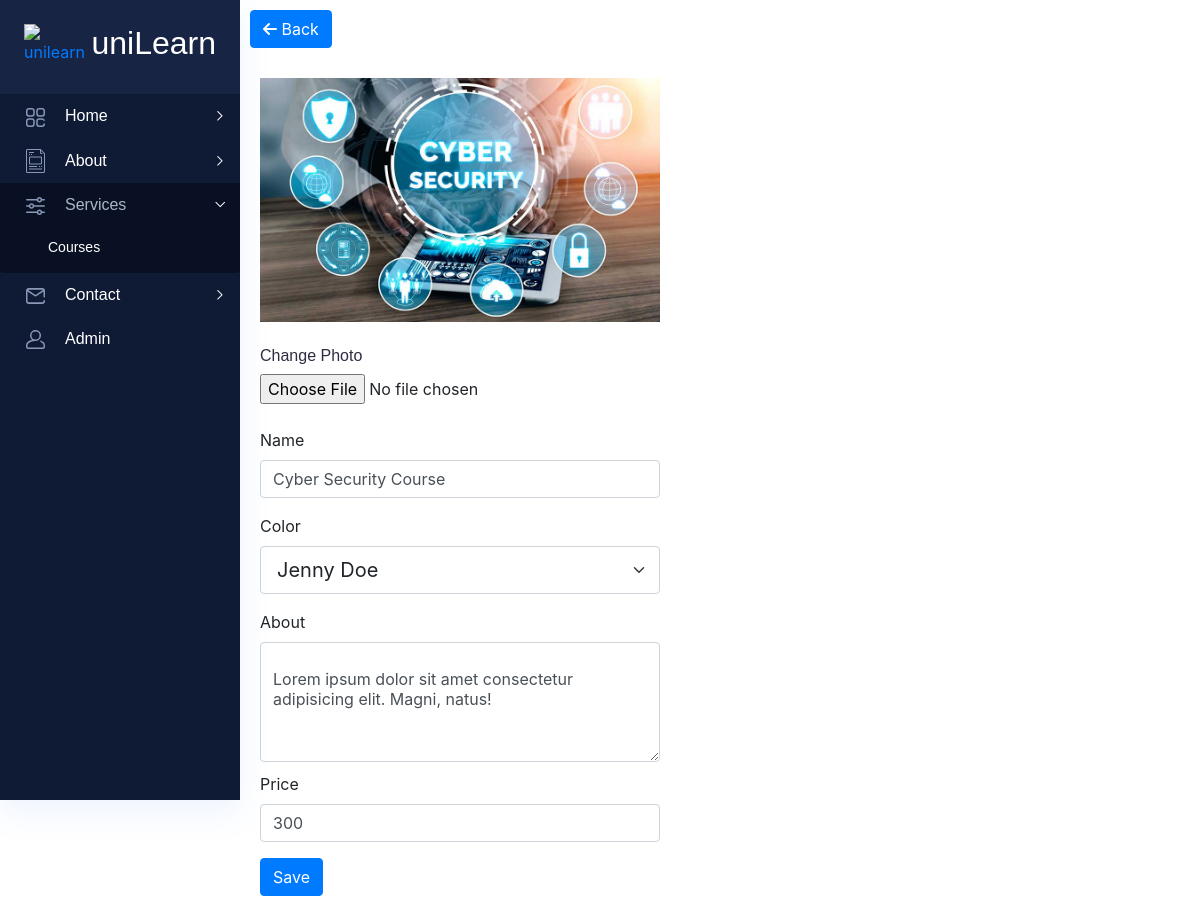
Screenshot of /admin/edit-courses.php?id=1 (signed in) with the database file from the repository.
### tables this page shows
CREATE TABLE IF NOT EXISTS `courses` (
  `id` int(11) NOT NULL AUTO_INCREMENT,
  `name` varchar(50) NOT NULL DEFAULT '0',
  `teacher` varchar(50) NOT NULL DEFAULT '0',
  `about` varchar(500) NOT NULL DEFAULT '0',
  `price` varchar(50) NOT NULL DEFAULT '0',
  `image` varchar(50) NOT NULL DEFAULT '0',
  PRIMARY KEY (`id`)
);

CREATE TABLE IF NOT EXISTS `teachers` (
  `id` int(11) NOT NULL AUTO_INCREMENT,
  `name` varchar(50) NOT NULL DEFAULT '0',
  `job` varchar(100) NOT NULL DEFAULT '0',
  `about` varchar(100) NOT NULL DEFAULT '0',
  `instagram` varchar(100) NOT NULL DEFAULT '0',
  `facebook` varchar(100) NOT NULL DEFAULT '0',
  `twitter` varchar(100) NOT NULL DEFAULT '0',
  `image` varchar(50) DEFAULT NULL,
  `color` varchar(50) DEFAULT NULL,
  PRIMARY KEY (`id`)
);

### admin/edit-courses.php (the view, shortened to what this page needs)
<?php
include_once "../config.php";
if (isset($_GET['id'])) {
    $id = $_GET['id'];
    $sql = "SELECT * FROM courses WHERE id=" . $id;
    $run = mysqli_query($conn, $sql);
    $course = mysqli_fetch_assoc($run);
}
?>
<!DOCTYPE html>
<html lang="zxx">
<head>
    <?php include_once "includes/head.php" ?>
</head>
<body class="crm_body_bg">
    <?php include_once "includes/navbar.php" ?>
    <section class="main_content dashboard_part large_header_bg">
    <a style="margin:10px" href="courses.php" class="btn btn-primary"><i class="fa-solid fa-arrow-left"></i> Back</a>
        <form method="POST" action="save.php" style="margin: 20px;" enctype="multipart/form-data">
            <img style="width:400px" src="../img/course/<?= $course['image'] ?>" alt="" >
            <br><br>
            <h6>Change Photo</h6><input type="file" name="image">
            <br><br>
            <div class="mb-3">
                <label for="" class="form-label">Name</label>
                <input style="width:400px" class="form-control" name="name" value="<?= $course['name'] ?>">
            </div>
            <div class="mb-3">
                <label for="" class="form-label">Color</label>
                <select name="teacher" style="width:400px;" class="form-select form-select-lg mb-3" aria-label=".form-select-lg example">
                    <?php
                        $sql = "SELECT * FROM teachers";
                        $run = mysqli_query($conn, $sql);
                        while($teacher = mysqli_fetch_assoc($run)){
                            ?>
                                <option <?php if($teacher['name']==$course['teacher']) echo"selected"?> value="<?=$teacher['name']?>"><?=$teacher['name']?></option>
                            <?php
                        }
                    ?>
                </select>
            </div>
            <label for="" class="form-label">About</label>
            <div class="form-floating" style="margin-bottom: 10px;">
                <textarea class="form-control" style="height: 120px; width:400px" name="about"><?= $course['about'] ?></textarea>
            </div>
            <div class="mb-3">
                <label for="" class="form-label">Price</label>
                <input style="width:400px" class="form-control" name="price" value="<?= $course['price'] ?>">
            </div>
            <button type="submit" class="btn btn-primary">Save</button>
        </form>
    </section>
</body>
</html>

### rows the page displays
courses: image (picture), name "Cyber Security Course", teacher "Jenny Doe", about "Lorem ipsum dolor sit amet consectetur adipisicing elit. Magni, natus!", price "300"
